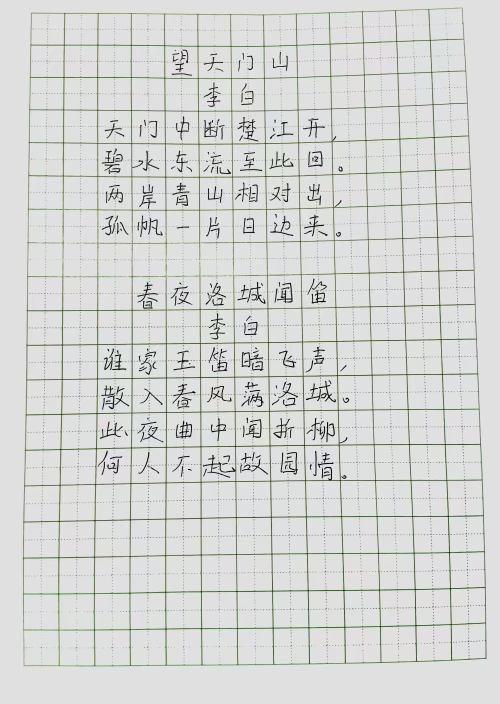
#> input picture 角点检测/work/picture2.png, 1000 x 1407 px (shown at 1/2 size)
$ python test2.py
#> lines starting #> are read from the running program, lines starting #| are printed output that depends on the picture; after the words box and inside, x2 and y2 are one past the last pixel; in counts of white or black regions, pixels touching at a corner belong together
import cv2
import numpy as np
import matplotlib.pyplot as plt
def remove_small_area(img,a):
    num_labels, labels, stats, centroids = cv2.connectedComponentsWithStats(img, connectivity=8)
    for i in range(1, num_labels):
        if stats[i][4] < a:
            img[labels == i] = 0
    return img

def merge_close_contours(contours, distance_threshold):
    merged_contours = []
    merged_indices = set()  # 用于跟踪已合并的轮廓索引

    for i in range(len(contours)):
        if i in merged_indices:
            continue

        # 当前轮廓的包围盒
        x1, y1, w1, h1 = cv2.boundingRect(contours[i])

        # 初始化合并的轮廓
        merged_contour = contours[i]

        for j in range(i + 1, len(contours)):
            if j in merged_indices:
                continue

            # 获取下一个轮廓的包围盒
            x2, y2, w2, h2 = cv2.boundingRect(contours[j])

            # 计算包围盒之间的中心点距离
            center_distance = np.sqrt((x1 - x2) ** 2 + (y1 - y2) ** 2)

            if center_distance < distance_threshold:
                merged_contour = np.vstack([merged_contour, contours[j]])  # 垂直堆叠
                merged_indices.add(j)

        # 使用 cv2.convexHull 创建新的轮廓
        merged_contour = cv2.convexHull(merged_contour)
        # 将合并后的轮廓添加到结果中
        merged_contours.append(merged_contour)

    return merged_contours

image_path = 'work/picture2.png'
img = cv2.imread(image_path,0)
#> img: shape (1407, 1000); min 0, max 249, mean 214
img[img<40]=0
#> img: shape (1407, 1000); min 0, max 249, mean 213.9
plt.imshow(img,cmap='gray')
plt.show()
#找到所有的轮廓
contours, _ = cv2.findContours(img, cv2.RETR_LIST, cv2.CHAIN_APPROX_SIMPLE)
#> contours = 1356 contours, 1062 with area under 20; largest, box (x1, y1, x2, y2) and area: (0, 0, 1000, 1407) 1404594, (421, 836, 452, 883) 252, (483, 703, 527, 735) 241, (557, 701, 593, 736) 224, (358, 842, 383, 878) 212
cv2.drawContours(img, contours, -1, (255, 255, 255), -1)
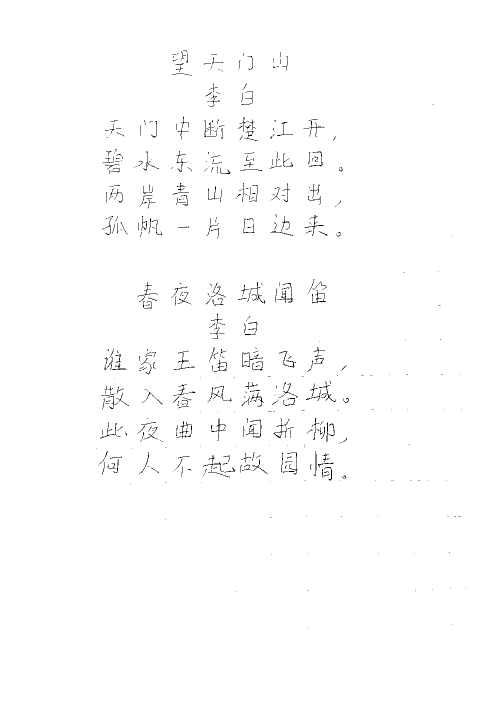
#> img: shape (1407, 1000) (shown at 1/2 size); 99.1% white; black in thin lines or dots, all inside (x1, y1, x2, y2) = (192, 100, 932, 1256)
plt.imshow(img,cmap='gray')
plt.show()
# #合并距离小于20的轮廓
contours = merge_close_contours(contours, 20)
#> the loop in merge_close_contours, `for i in range(len(contours)):` made 1356 passes
#> (x1, y1, w1, h1, merged_contour) on passes 1 to 3: (616, 1254, 3, 3, [[616, 1255], [617, 1254], [618, 1255], [617, 1256]]), (901, 1248, 3, 3, [[901, 1249], [902, 1248], [903, 1249], [902, 1250]]), (472, 1182, 3, 3, [[472, 1183], [473, 1182], [474, 1183], [473, 1184]])
#> after the loop in merge_close_contours, `for i in range(len(contours)):`: merged_contours = 311 contours, 73 with area under 20; largest, box (x1, y1, x2, y2) and area: (0, 0, 1000, 1407) 1404594, (619, 761, 672, 805) 1441, (421, 822, 452, 883) 1067, (202, 916, 239, 950) 1022, (634, 842, 670, 885) 1018; merged_indices = 1045 items
#> contours has the same summary as merged_contours in merge_close_contours
print(len(contours))
#| 311
#找到前70个最大的轮廓
#contours = sorted(contours, key=cv2.contourArea, reverse=True)[:220]
#在原图上画出所有轮廓
cv2.drawContours(img, contours, -1, (255, 255, 255), -1)
plt.imshow(img,cmap='gray')
plt.show()
#二值化
_, img = cv2.threshold(img, 0, 255, cv2.THRESH_BINARY + cv2.THRESH_OTSU)
cv2.bitwise_not(img, img)
plt.imshow(img,cmap='gray')
plt.show()

#膨胀
kernel = np.ones((3, 3), np.uint8)
img = cv2.dilate(img, kernel)
#> img: shape (1407, 1000); 2.6% white; 381 white regions (105 under 20 px), largest, box (x1, y1, x2, y2) and area: (351, 842, 385, 878) 579, (274, 564, 305, 618) 523, (549, 565, 586, 607) 518
plt.imshow(img,cmap='gray')
plt.show()
#去除小连通域
img=remove_small_area(img,30)
#> in remove_small_area, `num_labels, labels, stats, centroids = cv2.connectedComponentsWithStat..`:
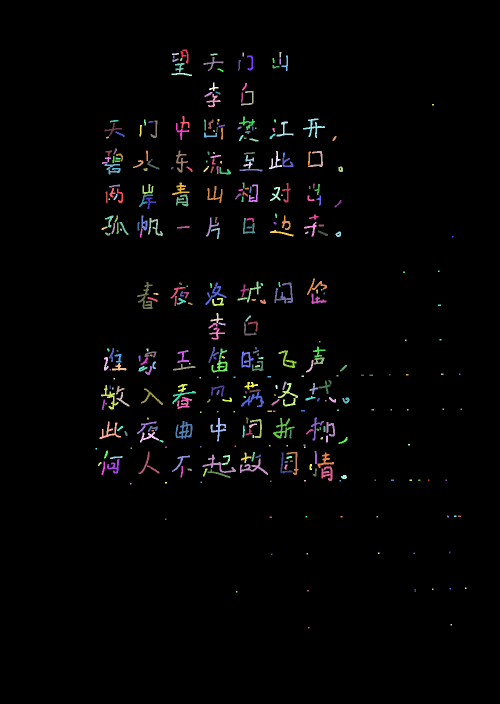
#> labels: shape (1407, 1000) int32 (shown at 1/2 size); 382 distinct labels, from 0 to 381; one colour per label, 0 black
#> in remove_small_area, `num_labels, labels, stats, centroids = cv2.connectedComponentsWithStat..`: num_labels = 382; stats = 382 rows, first 6: [0, 0, 1000, 1407, 1371047], [361, 99, 16, 28, 181], [485, 105, 3, 8, 24], [559, 104, 4, 11, 36], [344, 106, 14, 4, 43], [421, 107, 14, 4, 43]; centroids = 382 pairs, first value 192 to 931, second value 107.7 to 1255
#> after the loop in remove_small_area, `for i in range(1, num_labels):`:
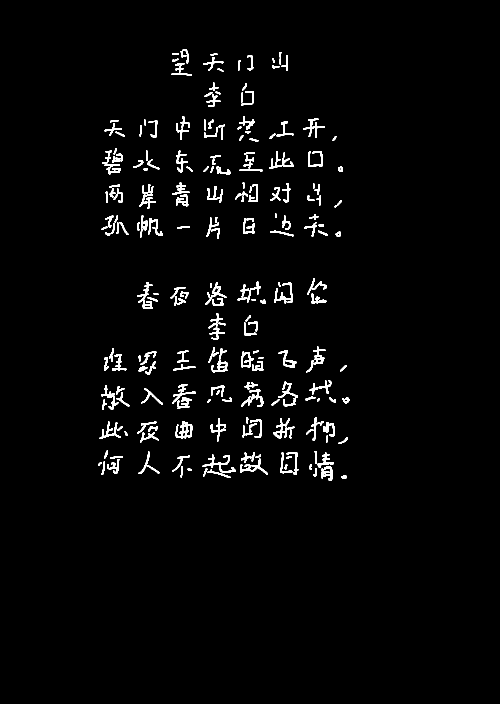
#> img: shape (1407, 1000) (shown at 1/2 size); 2.4% white; 247 white regions, largest, box (x1, y1, x2, y2) and area: (351, 842, 385, 878) 579, (274, 564, 305, 618) 523, (549, 565, 586, 607) 518
plt.imshow(img,cmap='gray')
plt.show()

#膨胀
kernel = np.ones((5, 5), np.uint8)
img = cv2.dilate(img, kernel, iterations=1)
#> img: shape (1407, 1000); 5.8% white; 98 white regions, largest, box (x1, y1, x2, y2) and area: (403, 907, 474, 958) 1904, (624, 900, 670, 964) 1800, (200, 768, 261, 822) 1758
plt.imshow(img,cmap='gray')
plt.show()
img1=cv2.imread(image_path,0)
#把img中的白色区域的位置在img1中变成白色
img1[img==255]=225
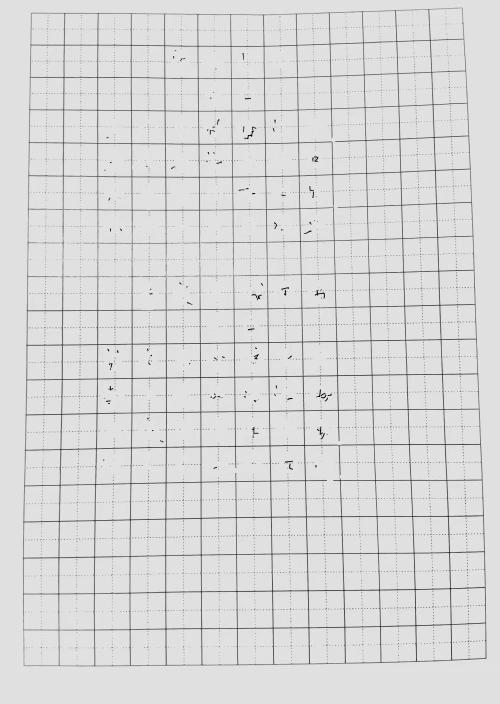
#> img1: shape (1407, 1000) (shown at 1/2 size); min 0, max 247, mean 217.1
plt.imshow(img1,cmap='gray')
plt.show()
#otsu二值化
_, img1 = cv2.threshold(img1, 0, 255, cv2.THRESH_BINARY+ cv2.THRESH_OTSU)
#> img1: shape (1407, 1000); 94.6% white; black in thin lines or dots, all inside (x1, y1, x2, y2) = (46, 15, 973, 1333)
cv2.bitwise_not(img1, img1)
#去除小连通域
img1=remove_small_area(img1,150)
#> call 2 of remove_small_area, with a = 150
#> in remove_small_area (call 2), `num_labels, labels, stats, centroids = cv2.connectedComponentsWithStat..`:
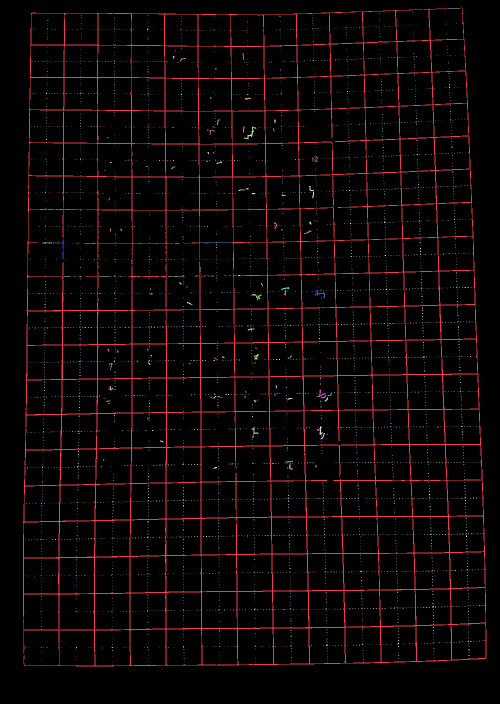
#> labels: shape (1407, 1000) int32 (shown at 1/2 size); 4086 distinct labels, from 0 to 4085; one colour per label, 0 black
#> in remove_small_area (call 2), `num_labels, labels, stats, centroids = cv2.connectedComponentsWithStat..`: num_labels = 4086; centroids = 4086 pairs, first value 51 to 964.5, second value 16 to 1324
#> after the loop in remove_small_area (call 2), `for i in range(1, num_labels):`:
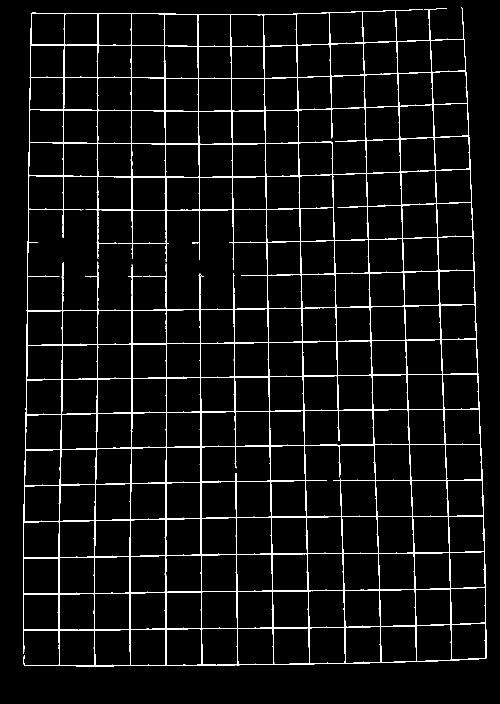
#> img: shape (1407, 1000) (shown at 1/2 size); 4.6% white in thin lines or dots, all inside (x1, y1, x2, y2) = (46, 15, 973, 1333)
plt.imshow(img1,cmap='gray')
plt.show()
cv2.imwrite('picture2_1.png',img1)
# kernel = np.ones((3, 3), np.uint8)
# img1 = cv2.dilate(img1, kernel, iterations=1)
#直线检测
lines = cv2.HoughLinesP(img1, 1, np.pi / 180, 10, minLineLength=50, maxLineGap=40)
#> lines = 276 rows, first 6: [195, 827, 195, 26], [463, 224, 935, 207], [124, 691, 953, 676], [526, 29, 547, 1277], [593, 27, 609, 961], [526, 92, 548, 1329]
line_image = np.zeros_like(img1)
# [42 lines of commented-out code are left out]


for i in range(len(lines)):
    for j in range(i + 1, len(lines)):
        x1, y1, x2, y2 = lines[i][0]
        x3, y3, x4, y4 = lines[j][0]

        # 计算两线的斜率
        slope1 = abs((y2 - y1) / (x2 - x1 + 1e-6))
        if slope1>100:
            slope1=1e6
            intercept1=(x2+x1)//2
        else:
            slope1=0
            intercept1=(y2+y1)//2
        slope2 = abs((y4 - y3) / (x4 - x3 + 1e-6))
        if slope2>100:
            slope2=1e6
            intercept2=(x4+x3)//2
        else:
            slope2=0
            intercept2=(y4+y3)//2

        # # 计算截距
        # intercept1 = abs(y1 - slope1 * x1)
        # intercept2 = abs(y3 - slope2 * x3)

        # # 判断斜率是否相似
        # if abs(slope1 - slope2) < 0.1:
            # 判断截距是否接近
        if abs(intercept1 - intercept2) < 6:
            # 补全线段：两端点之间画直线
            mid_x1, mid_y1 = (x2 + x3) // 2, (y2 + y3) // 2
            mid_x2, mid_y2 = (x1 + x4) // 2, (y1 + y4) // 2
            #计算两个中点的斜率
            slope1 = abs((mid_y2 - mid_y1) / (mid_x2 - mid_x1 + 1e-6))
            if slope1>0.5 and slope1<100:
                continue
            cv2.line(line_image, (mid_x1, mid_y1), (mid_x2, mid_y2), 255, 1)
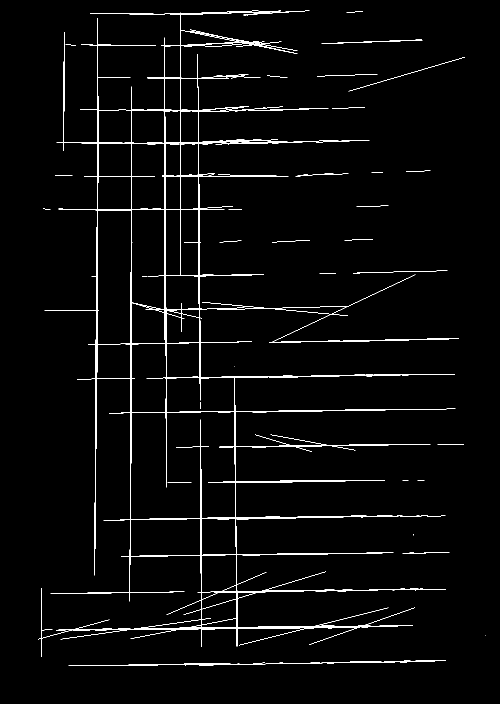
#> line_image: shape (1407, 1000) (shown at 1/2 size); 2.7% white in thin lines or dots, all inside (x1, y1, x2, y2) = (76, 21, 972, 1332)

            #cv2.line(line_image, (x2, y2), (x3, y3), 255, 1)

plt.imshow(line_image,cmap='gray')
plt.show()
exit(0)
#> (the program exits here)
